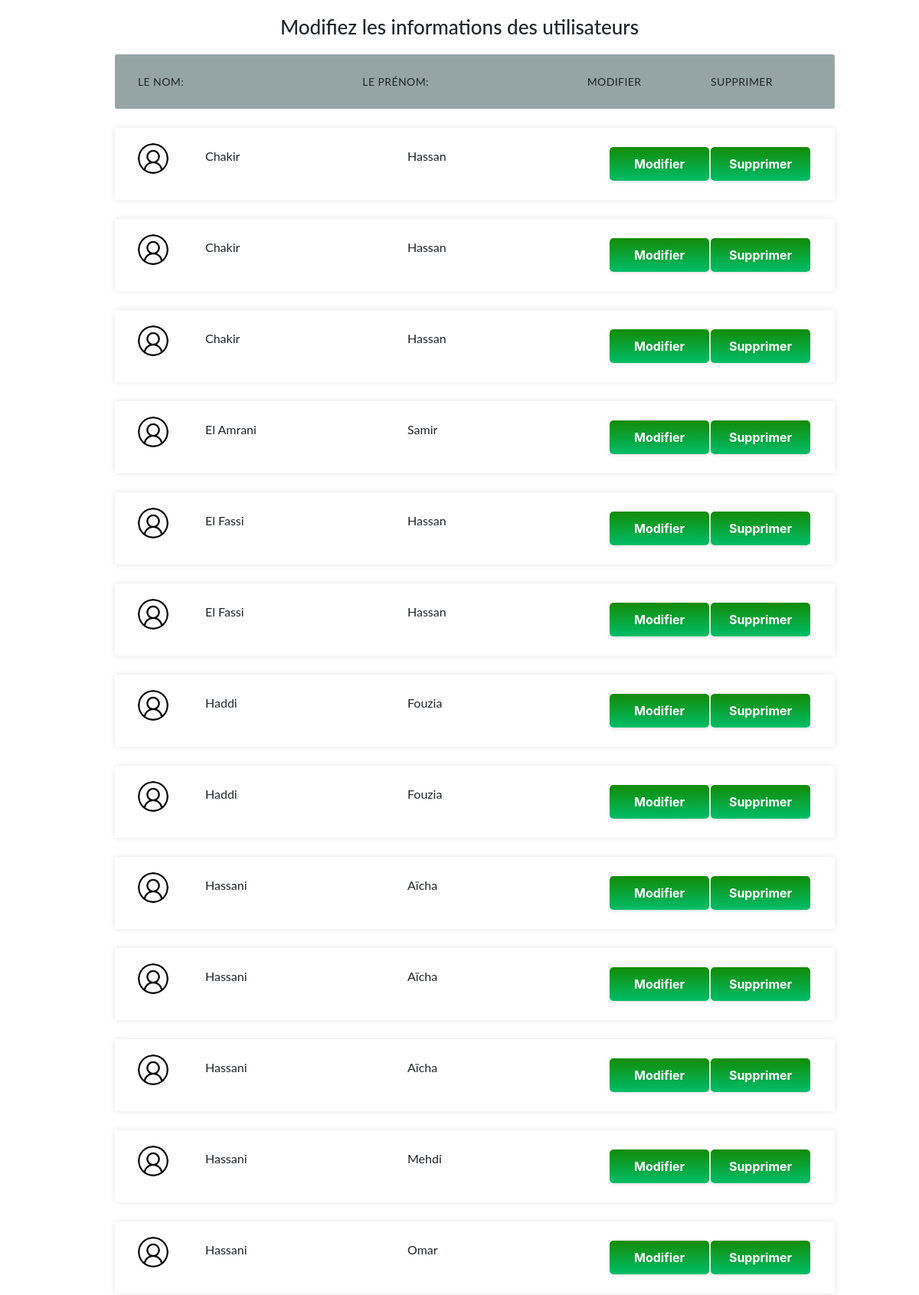
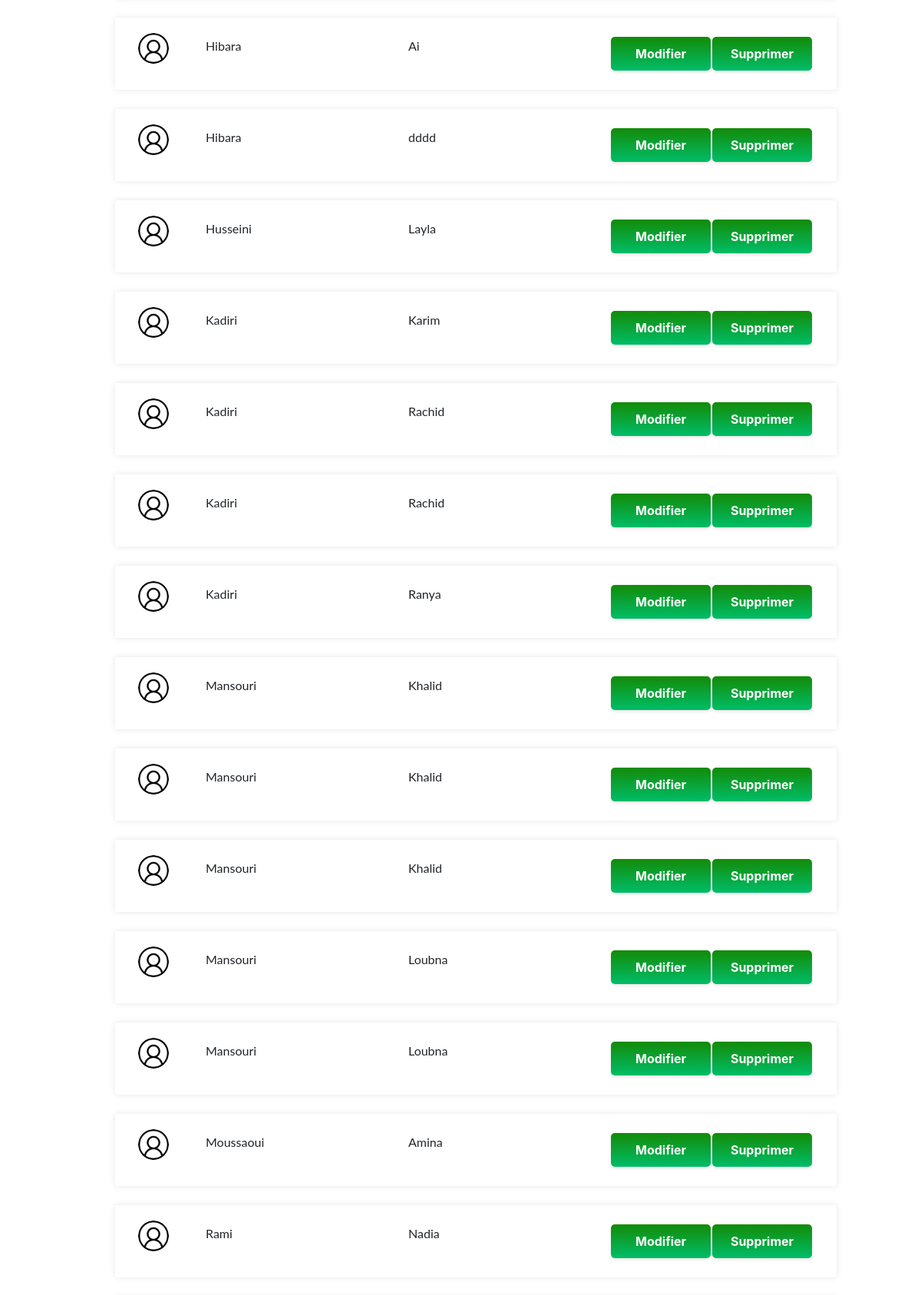
Screenshot of /RH/modify_users.php (upper part) with the database file from the repository (2 pictures, top to bottom).
### tables this page shows
CREATE TABLE `user` (
  `first_name` varchar(30) NOT NULL,
  `last_name` varchar(30) NOT NULL,
  `user_id` int(11) NOT NULL,
  `user_email` varchar(50) NOT NULL,
  `user_phone` int(20) NOT NULL,
  `user_password` varchar(30) NOT NULL,
  `is_he_admin` tinyint(1) DEFAULT NULL,
  `gender` varchar(30) DEFAULT NULL,
  `user_image` varchar(500) NOT NULL DEFAULT 'userIcon.png',
  `is_RH` tinyint(1) DEFAULT NULL,
  `CIN` varchar(20) DEFAULT NULL,
  `birth_date` date DEFAULT NULL,
  `postal_address` varchar(30) DEFAULT NULL,
  `postal_adresse` varchar(30) DEFAULT NULL,
  `drivers_license` varchar(30) DEFAULT NULL,
  `poste` varchar(200) DEFAULT NULL,
  `emplacement` varchar(200) DEFAULT NULL,
  `user_description` varchar(1000) DEFAULT NULL,
  `niveau` varchar(10) DEFAULT NULL,
  `is_plateform_admin` tinyint(1) DEFAULT NULL,
  `affectation_groups` varchar(400) NOT NULL
);

### RH/modify_users.php (the view, shortened to what this page needs)
<?php
include("../includes/connect.php");
$select_users_query="SELECT * FROM user ORDER BY last_name, first_name";
$result_select_users=mysqli_query($conn,$select_users_query);
?>
<!DOCTYPE html>
<html lang="en">
<head>
    <link rel="stylesheet" href="https://cdn.jsdelivr.net/npm/bootstrap@4.0.0/dist/css/bootstrap.min.css">
<link rel="stylesheet" href="../css/modify_users.css">
</head>
<body>
  <div class="container">
  <h2>Modifiez les informations des utilisateurs</h2>
  <ul class="responsive-table">
    <li class="table-header">
      <div class="mycol mycol-1 collo">Le nom: </div>
      <div class="mycol mycol-2">Le prénom: </div>
      <div class="mycol mycol-3">Modifier</div>
      <div class="mycol mycol-4">Supprimer</div>
    </li>
    <?php
    while($row=mysqli_fetch_assoc($result_select_users) )
    {
        echo '    <li class="table-row">
        <div class="mycol mycol-0"><img src="../imgs/usersImages/'.$row["user_image"].'" class="user-image"></div>
        <div class="mycol mycol-1" data-label="Nom">'.$row['last_name'].'</div>
        <div class="mycol mycol-2" data-label="Prénom">'.$row['first_name'].'</div>
        <div class="mycol mycol-3" > <button class="ms-button">Modifier</button></div>
        <div class="mycol mycol-4" >
        <button type="button" class="ms-button" data-toggle="modal" data-target="#exampleModal">
          Supprimer
        </button>
        <div class="modal fade" id="exampleModal" tabindex="-1" role="dialog" aria-labelledby="exampleModalLabel" aria-hidden="true">
          <div class="modal-dialog" role="document">
            <div class="modal-content">
              <div class="modal-header">
                <h6 class="modal-title" id="exampleModalLabel">Supprimer</h6>
                <button type="button" class="close" data-dismiss="modal" aria-label="Close">
                  <span aria-hidden="true">&times;</span>
                </button>
              </div>
              <div class="modal-body">
                Etes-vous sure ?
              </div>
              <div class="modal-footer">
                <button type="button" class="btn btn-secondary" data-dismiss="modal">Annuler</button>
                <form method="POST"><button type="submit" name = "confirm-ok'.$row['user_id'].'"  class="ms-button confirm-ok'.$row['user_id'].'" >Oui</button></form>
              </div>
            </div>
          </div>
        </div>
      </li>';
    }
    ?>
  </ul>
</div>
</body>

### css/modify_users.css (style rules this page uses)
body { font-family: 'lato', sans-serif; }
.container { max-width: 1000px; margin-left: auto; margin-right: auto; padding-left: 10px; padding-right: 10px; }
h2 { font-size: 26px; margin: 20px 0; text-align: center; }
.responsive-table li { border-radius: 3px; padding: 25px 30px; display: flex; justify-content: space-between; margin-bottom: 25px; }
.responsive-table .table-header { background-color: #95a5a6; font-size: 14px; text-transform: uppercase; letter-spacing: 0.03em; }
.responsive-table .table-row { background-color: #fff; box-shadow: 0px 0px 9px 0px rgba(0, 0, 0, 0.1); }
.responsive-table .mycol-0 { flex-basis: 10% !important ; }
.responsive-table .mycol-1 { flex-basis: 30% !important; }
.responsive-table .mycol-2 { flex-basis: 30% !important; }
.responsive-table .mycol-3 { flex-basis: 15% !important; }
.responsive-table .mycol-4 { flex-basis: 15% !important; }
.user-image { position:relative; bottom: 5px; width:40px; height:40px; border-radius:50%; background-color:white; }
.ms-button { font-weight: bold; white-space: nowrap ; background-color: initial; background-image: linear-gradient(-180deg, #138b08, #00BD68); border-radius: 5px; box-shadow: rgba(0, 0, 0, 0.1) 0 2px 4px; color: #FFFFFF; cursor: pointer; display: inline-block; font-family: Inter,-apple-system,system-ui,Roboto,"Helvetica Neue",Arial,sans-serif; height: 44px; line-height: 44px; outline: 0; overflow: hidden; padding: 0 20px; pointer-events: auto; position: relative; text-align: center; touch-action: manipulation; user-select: none; -webkit-user-select: none; vertical-align: top; width: 130px; z-index: 9; border: 0; }

### rows the page displays
user: user_image (picture), last_name "Chakir", first_name "Hassan"
user: user_image (picture), last_name "Chakir", first_name "Hassan"
user: user_image (picture), last_name "Chakir", first_name "Hassan"
user: user_image (picture), last_name "El Amrani", first_name "Samir"
user: user_image (picture), last_name "El Fassi", first_name "Hassan"
user: user_image (picture), last_name "El Fassi", first_name "Hassan"
user: user_image (picture), last_name "Haddi", first_name "Fouzia"
user: user_image (picture), last_name "Haddi", first_name "Fouzia"
user: user_image (picture), last_name "Hassani", first_name "Aïcha"
user: user_image (picture), last_name "Hassani", first_name "Aïcha"
user: user_image (picture), last_name "Hassani", first_name "Aïcha"
user: user_image (picture), last_name "Hassani", first_name "Mehdi"
user: user_image (picture), last_name "Hassani", first_name "Omar"
user: user_image (picture), last_name "Hibara", first_name "Ai"
user: user_image (picture), last_name "Hibara", first_name "dddd"
user: user_image (picture), last_name "Husseini", first_name "Layla"
user: user_image (picture), last_name "Kadiri", first_name "Karim"
user: user_image (picture), last_name "Kadiri", first_name "Rachid"
user: user_image (picture), last_name "Kadiri", first_name "Rachid"
user: user_image (picture), last_name "Kadiri", first_name "Ranya"
user: user_image (picture), last_name "Mansouri", first_name "Khalid"
user: user_image (picture), last_name "Mansouri", first_name "Khalid"
user: user_image (picture), last_name "Mansouri", first_name "Khalid"
user: user_image (picture), last_name "Mansouri", first_name "Loubna"
user: user_image (picture), last_name "Mansouri", first_name "Loubna"
user: user_image (picture), last_name "Moussaoui", first_name "Amina"
user: user_image (picture), last_name "Rami", first_name "Nadia"
